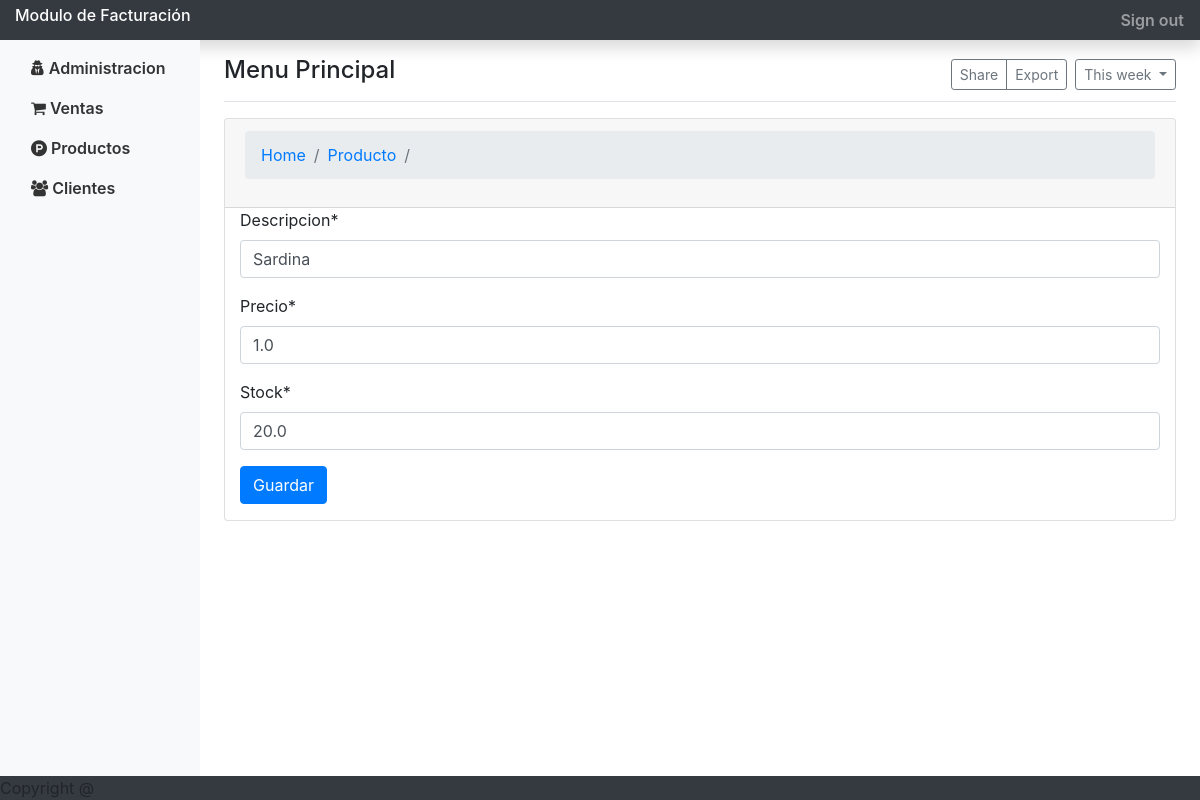
/editarproducto/1/, run on an earlier commit of the app's database.
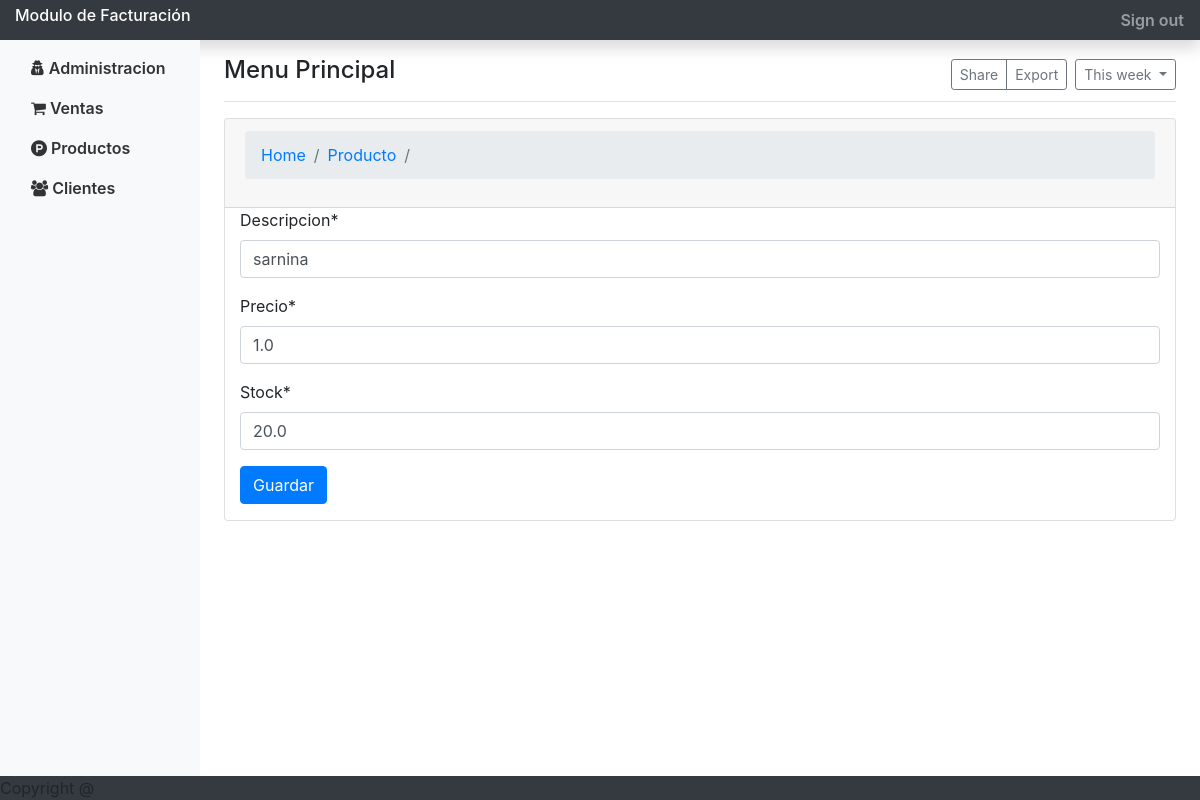
And on a later commit of the database.
### app/models.py (models this page shows, shortened)
class Producto(models.Model):
    descripcion = models.CharField(max_length=100)
    precio = models.FloatField(default=0)
    stock = models.FloatField(default=0)
    iva = models.BooleanField(default=True)
    creacion = models.DateTimeField(default=datetime.now())
    class Meta:
        verbose_name = 'Producto'
        verbose_name_plural = 'Productos'
        ordering = ["-creacion"]

### app/views.py (the view)
# urls.py: path('editarproducto/<int:id>/', editarProducto, name='editarproducto'),
def editarProducto(request, id):
    opciones = {'Menu': 'Menu Principal',
                'Contacto': 'Contacto del Blog', 'Acerca': 'Acerca del Blog', 'accion': 'Actualizar'}
    producto = Producto.objects.get(id=id)
    if request.method == 'GET':
        form = ProductoForm(instance=producto)
        opciones['form'] = form
    else:
        form = ProductoForm(request.POST, instance=producto)
        if form.is_valid():
            form.save()
            return redirect('listarproducto')
    return render(request, 'editarProducto.html', opciones)

### app/forms.py
class ProductoForm(forms.ModelForm):
    class Meta:
        model = Producto
        fields = ('descripcion', 'precio', 'stock')
        label = {'Descripcion':'descripcion', 'precio':'Precio', 'stock':'Stock'}

### templates/editarProducto.html (shortened to what this page needs)
{% extends "menu.html" %}
{% load crispy_forms_tags %}
{% block content %}
<div class="card">
    <div class="card-header" data-background-color="blue">
        <nav aria-label="breadcrumb">
            <ol class="breadcrumb">
                <li class="breadcrumb-item"><a href="{% url 'index' %}">Home</a></li>
                <li class="breadcrumb-item"><a href="{% url 'listarproducto' %}">Producto</a></li>
                <li class="breadcrumb-item active " aria-current="page">{{ Titulo }}</li>
            </ol>
        </nav>
    </div>
    <form action="" method="post" class="form-group">
        <div class="container">
            {{ form|crispy }}
            <button type="submit" class="btn btn-primary">Guardar</button>
        </div>
    </form>
</div>
{% endblock %}

What changed in the data, as far as the page shows it:
changed Producto: descripcion "Sardina" → "sarnina"
